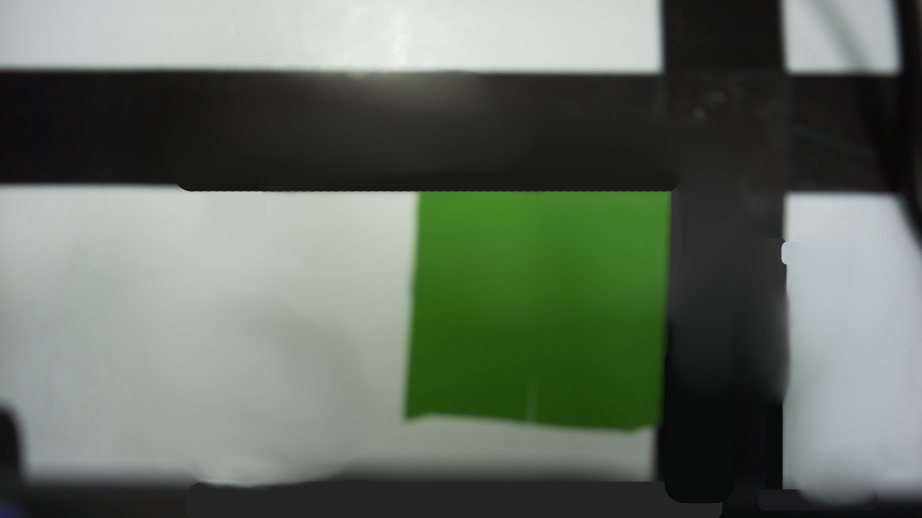
#> input picture ot.png, 922 x 518 px
$ python cam_imgtest.py
#> lines starting #> are read from the running program, lines starting #| are printed output that depends on the picture; after the words box and inside, x2 and y2 are one past the last pixel; in counts of white or black regions, pixels touching at a corner belong together
import numpy as np
import cv2 as cv
import math
import sys, random
from datetime import datetime

class Cam:
    def __init__(self,img):
#> called with img = 'ot.png'
        self.img = cv.imread(img)
#> self.img is the input picture: shape (518, 922, 3); mean B, G, R 97.3, 109.3, 99.1
        self.img_c = cv.cvtColor(self.img, cv.COLOR_RGB2GRAY)
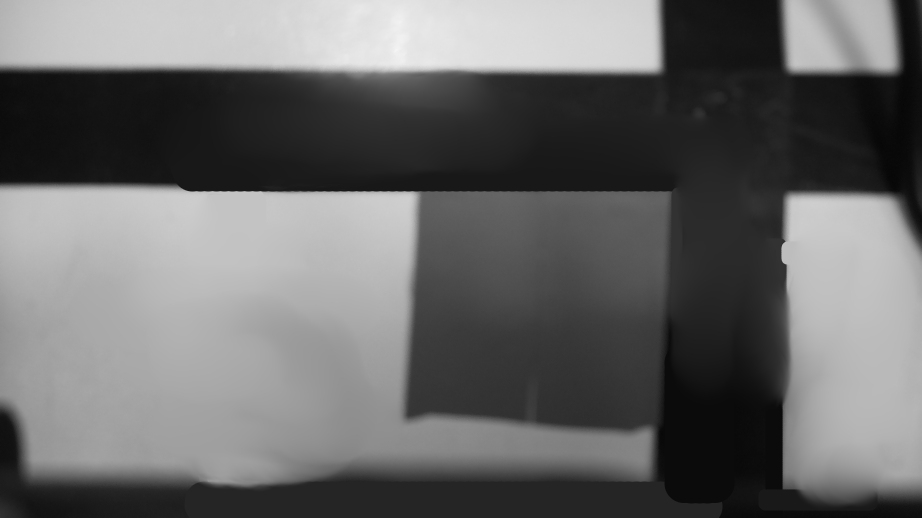
#> self.img_c: shape (518, 922); min 5, max 245, mean 104.5
        self.img_f = np.copy(self.img)
        self.xy = []

    def save_image(self, x):
        cv.imwrite(f"erzgERZHGYZR.png",x[0])
    #-----------------------------------

    def process_image(self):
        hsv = cv.cvtColor(self.img, cv.COLOR_BGR2HSV)
#> hsv: shape (518, 922, 3); mean H, S, V 62, 38.4, 109.7

        lower_green = np.array([25, 120, 25])
        upper_green = np.array([90, 255, 255])

        # create a mask for green color
        mask_green = cv.inRange(hsv, lower_green, upper_green)
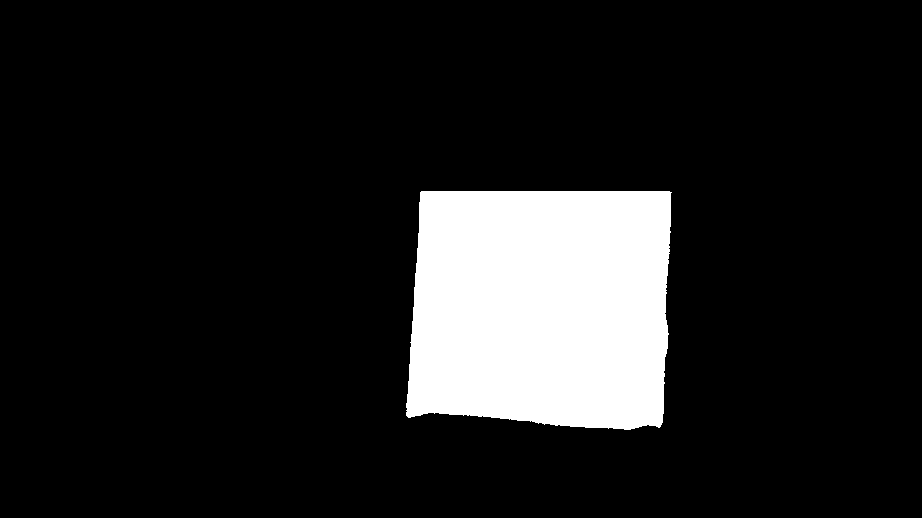
#> mask_green: shape (518, 922); 12.3% white; 1 white region
        return mask_green

    def get_img_direction(self, mask)->list:
        print("-----\nBEGIN PRINT")

        list_green_squares = []

        contours_green, _ = cv.findContours(mask, cv.RETR_TREE, cv.CHAIN_APPROX_SIMPLE)
#> contours_green = 1 contour; box (x1, y1, x2, y2) and area: (406, 191, 672, 430) 58150
        # loop through the green contours and draw a rectangle around them
        for cnt in contours_green:
            contour_area = cv.contourArea(cnt)
            if contour_area > 2000: # Si faux positif: augmenter, si faux nÃ©gatif: rÃ©duire. Default: 1000
                x, y, w, h = cv.boundingRect(cnt)

                im_bw = cv.threshold(self.img_c, 128, 255, cv.THRESH_BINARY | cv.THRESH_OTSU)[1]
                res = cv.bitwise_or(im_bw, mask)
                res = cv.cvtColor(res, cv.COLOR_GRAY2RGB)

                directions = {
                    "South" : 0,
                    "North" : 0,
                    "West" : 0,
                    "East" : 0
                }

                # Pixel à droite du bord droite : src[y+(h//2), x+w+i_]
                # à gauche du bord gauche : src[y+(h//2), x-i_]
                # au dessus du bord supérieur : src[y-i_, x+(w//2)]
                # en dessous du bord inférieur : src[y+h+i_, x+(w//2)]

                th = 50 # Baisser si mauvais placement des cardinaux du carré (plusieurs cardinaux opposés >0)
                        # Augmenter si aucun cardinal (plusieurs cardinaux opposés==0)

                for i_ in range(1,10):
                    try:
                        pxl_east = res[y+(h//2), x+w+i_]
                    except Exception as exc:
                        pxl_east = (255,255,255,255)
                    try:
                        pxl_west = res[y+(h//2), x-i_]
                    except Exception as exc:
                        pxl_west = (255,255,255,255)
                    try:
                        pxl_north = res[y-i_, x+(w//2)]
                    except Exception as exc:
                        pxl_north = (255,255,255,255)
                    try:
                        pxl_south = res[y+h+i_, x+(w//2)]
                    except Exception as exc:
                        pxl_south = (255,255,255,255)

                    if sum(pxl_east)-255 < th : # Si ligne noire à l'Est alors vert à l'Ouest
                        directions["West"]+=1
                    if sum(pxl_west)-255 < th :
                        directions["East"]+=1
                    if sum(pxl_north)-255 < th : # Même logique, si ligne noire au nord alors carré au Sud
                        directions["South"] += 1
                    if sum(pxl_south)-255 < th :
                        directions["North"] += 1

                list_green_squares.append(directions)
                cv.rectangle(res, (x, y), (x + w, y + h), (0, 255, 0), -1)
#> this loop made 1 pass
#> (contour_area, x, y, w, h, th) on pass 1: (58150, 406, 191, 266, 239, 50)
#> pass 1, in get_img_direction, `im_bw = cv.threshold(self.img_c, 128, 255, cv.THRESH_BINARY | cv.THRES..`:
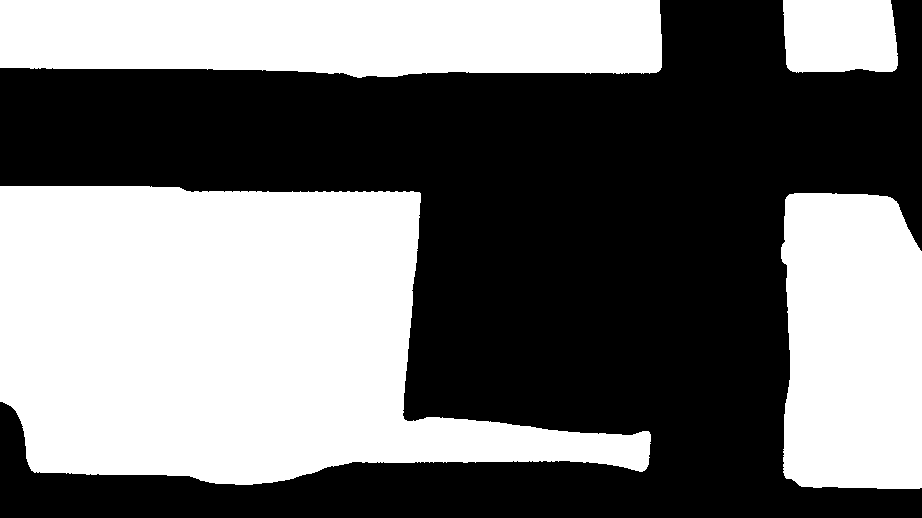
#> im_bw: shape (518, 922); 45.8% white; 4 white regions, box (x1, y1, x2, y2) and area: (0, 186, 651, 485) 124597, (0, 0, 662, 78) 47371, (781, 193, 922, 489) 39015, (783, 0, 898, 73) 7890
#> pass 1, in get_img_direction, `res = cv.bitwise_or(im_bw, mask)`:
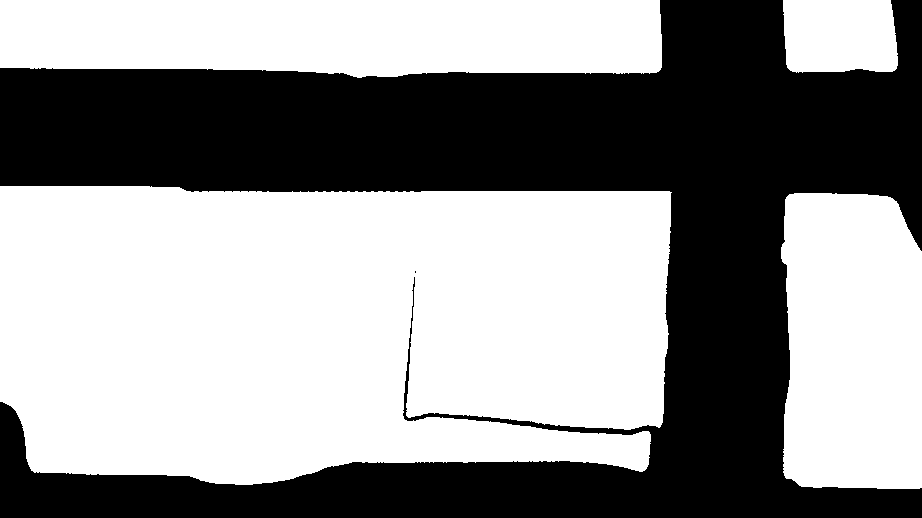
#> res: shape (518, 922); 58.1% white; 2 black regions (1 under 20 px), largest, box (x1, y1, x2, y2) and area: (0, 0, 922, 518) 200122
#> after the loop:
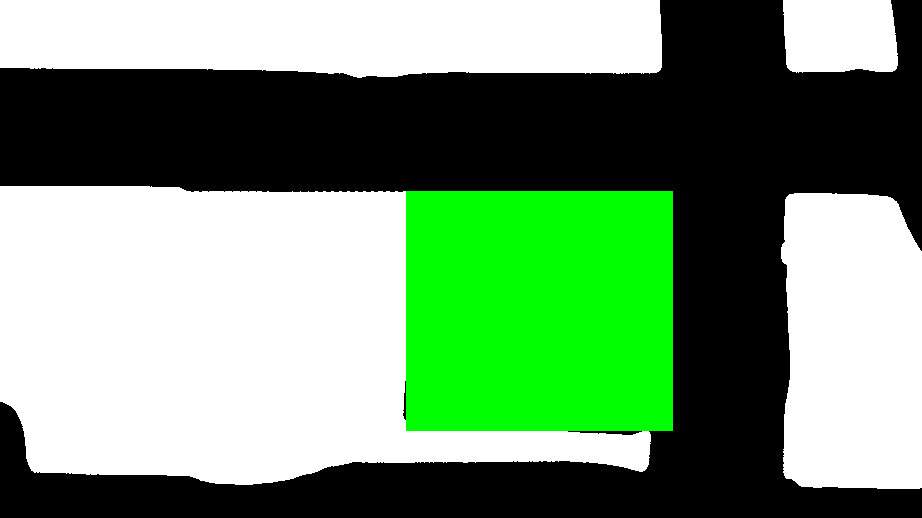
#> res: shape (518, 922, 3); mean B, G, R 115.3, 149.6, 115.3
#> after the loop, list_green_squares = 1 item

        list_final_directions = []
        print(f"{list_green_squares=}", "\n-")
#| list_green_squares=[{'South': 9, 'North': 0, 'West': 9, 'East': 0}]
#| -
        for elt in list_green_squares:
            if elt["South"]>elt["North"]:
                if elt["East"]>elt["West"]:
                    list_final_directions.append("S-E")
                else:
                    list_final_directions.append("S-W")
                # [5 lines of commented-out code are left out]
            else:
                if elt["East"]>elt["West"]:
                    list_final_directions.append("N-E")
                else:
                    list_final_directions.append("N-W")
#> this loop made 1 pass
#> elt on pass 1: {'South': 9, 'North': 0, 'West': 9, 'East': 0}
#> after the loop, list_final_directions = ['S-W']
        print(list_final_directions)
#| ['S-W']
        if not len(list_final_directions):
            print("Rien?!")
        while "N-W" in list_final_directions:
            list_final_directions.remove("N-W")
#> this loop made 0 passes
        while "N-E" in list_final_directions:
            list_final_directions.remove("N-E")
        if len(list_final_directions)==1:

            if list_final_directions[0]=="S-W":
                print("GAUCHE !")
            else:
                print("DROITE !")
        else:
            if "S-E" and "S-W" in list_final_directions:
                print("S-Both")
                print("DEMI TOUR !")


                # cv.circle(src, center_of_rectangle, 4, (255, 0, 0), 4)
                # cv.line(src, (src.shape[1]//2, src.shape[0]), center_of_rectangle,(0,0,255),2)
        print(f"{list_final_directions=}")
#| list_final_directions=['S-W']
        print("END PRINT")
        return (res, list_final_directions)


if __name__=="__main__":
    c = Cam("ot.png")
    msk = c.process_image()
    res = c.get_img_direction(mask=msk)
    c.save_image(res)
